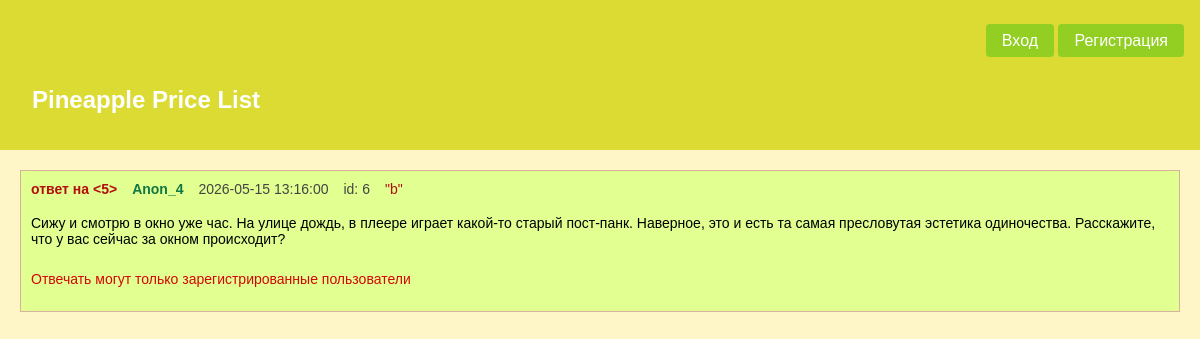
Page /post/6/ on the committed database.
### data/posts.py (models this page shows)
class Post(SqlAlchemyBase):
    __tablename__ = 'posts'
    id = sqlalchemy.Column(sqlalchemy.Integer, primary_key=True, autoincrement=True, unique=True, nullable=False)
    reply_to = sqlalchemy.Column(sqlalchemy.Integer, nullable=False)
    content = sqlalchemy.Column(sqlalchemy.String, nullable=False)
    image = sqlalchemy.Column(sqlalchemy.BLOB, nullable=True)
    file = sqlalchemy.Column(sqlalchemy.String, nullable=True)
    created_date = sqlalchemy.Column(sqlalchemy.Integer, default=datetime.datetime.now)
    board_on = sqlalchemy.Column(sqlalchemy.String, sqlalchemy.ForeignKey('boards.name'))
    board = orm.relationship('Board')
    created_by = sqlalchemy.Column(sqlalchemy.String, sqlalchemy.ForeignKey('users.name'))
    user = orm.relationship('User')

### main.py (the view, shortened to what this page needs)
@app.route('/post/<int:post_id>')
@app.route('/post/<int:post_id>/')
def show_post(post_id):
    post = db_sess.query(Post).filter(Post.id == post_id).first()
    if post is None:
        abort(404)
    d = {'id': post.id, 'reply_to': post.reply_to, 'content': post.content,
         'image': base64.b64encode(post.image).decode('utf-8') if post.image else None, 'file': post.file,
         'created_date': datetime.datetime.fromtimestamp(post.created_date / 1000.0),
         'board_on': post.board_on, 'created_by': post.created_by}
    replies = db_sess.query(Post).filter(Post.reply_to == post_id).order_by(Post.created_date.desc()).all()
    repl = []
    return render_template('post.html', title='Пост №' + str(post.id), d=d, repl=repl)

### main.py (called while the page is built)
def format_greentext(text):
    if not text:
        return ''
    safe_text = str(escape(text))
    lines = safe_text.split('\n')
    formatted_lines = []
    for line in lines:
        if line.startswith('&gt;'):
            formatted_lines.append(f'<span class="greentext">{line}</span>')
        else:
            formatted_lines.append(line)
    return '\n'.join(formatted_lines)

### templates/post.html (shortened to what this page needs)
{% extends 'base.html' %}
{% block content %}
<div class="thread-start">
    <div class="post-info">
        {% if d['reply_to'] == -1 %}
        <a class="ans-src" href="/board/{{ d['board_on'] }}">
            <span class="reply-to">тред на "{{ d['board_on'] }}"</span>
        </a>
        {% else %}
        <a class="ans-src" href="/post/{{ d['reply_to'] }}">
            <span class="reply-to">ответ на <{{ d['reply_to'] }}></span>
        </a>
        {% endif %}
        <a class="usr-src" href="/user/{{ d['created_by'] }}"><span class="poster-name">{{ d['created_by'] }}</span></a>
        <span class="post-date">{{ d['created_date'] }}</span>
        <span class="post-id">id: {{ d['id'] }}</span>
        <a class="ans-src" href="/board/{{ d['board_on'] }}">"{{ d['board_on'] }}"</a>
    </div>
    <div class="post-body">
        <blockquote class="post-message">{{ d['content'] | greentext | safe }}</blockquote>
    </div>
    <div class="post-actions">
        {% if current_user.is_authenticated %}
        <a href="/post/{{ d['id'] }}/reply">
            <button type="button">Ответить</button>
        </a>
        {% else %}
        <p class="error">Отвечать могут только зарегистрированные пользователи</p>
        {% endif %}
    </div>
</div>
{% endblock %}

### static/css/style.css (style rules this page uses)
html, body { margin: 0; padding: 0; font-family: sans-serif; }
body { background-color: #fff6c7; }
.error { color: #d40707; }
.thread-start { background-color: #e2ff92; border: 1px solid #d9af9e; padding: 10px; margin: 20px; display: inline-block; min-width: 500px; font-size: 14px; }
.post-info { margin-bottom: 8px; display: flex; gap: 15px; }
.poster-name { color: #117743; font-weight: bold; }
.reply-to { color: #b10e0e; font-weight: bold; }
.post-id, .post-date { color: #444; }
.post-message { margin: 0; padding: 10px 0; white-space: pre-wrap; }
.post-actions { clear: both; padding-top: 0px; margin-bottom: 0px; display: flex; gap: 15px; }
.ans-src { color: #b10e0e; text-decoration: none; }
.usr-src { color: #117743; text-decoration: none; }

### rows in the picture
Post: created_by "Anon_4", content|greentext "Сижу и смотрю в окно уже час. На улице дождь, в плеере играет какой-то старый пост-панк. Наверное, это и есть та самая пресловутая эстетика одиночества. Расскажите, что у вас сейчас за окном происходит?"

### other values in the picture
{{ d['reply_to'] }} "5"
{{ d['created_date'] }} "2026-05-15 13:16:00"
{{ d['id'] }} "6"
{{ d['board_on'] }} "b"
